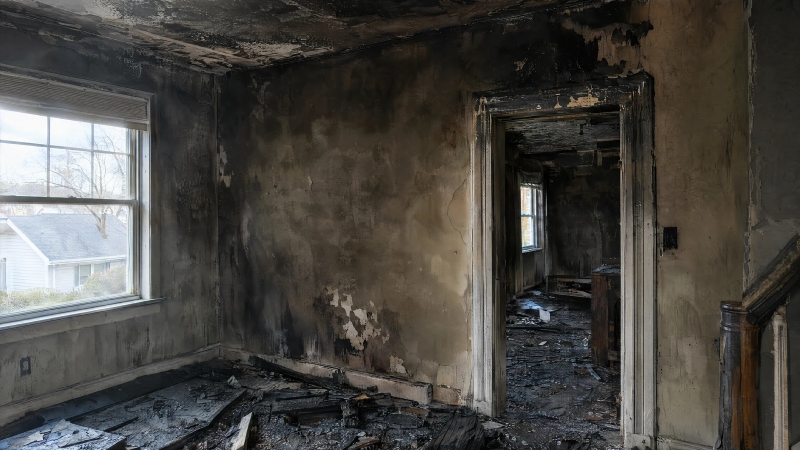
#> input picture blog-revamp-20261018/images/nj-household-fire-interior-hq-1600w.webp, 1600 x 900 px (shown at 1/2 size)
$ python bake_city_hero_establishing.py ../blog-revamp-20261018/images/nj-household-fire-interior-hq-1600w.webp out.png
#> lines starting #> are read from the running program, lines starting #| are printed output that depends on the picture
#!/usr/bin/env python3
"""Bake city-hero frames: true ultrawide cover crop. NO blur-fill / edge letterbox.

Usage:
  python3 bake_city_hero_establishing.py SRC.jpg OUT.jpg [--size 1920x960]
  python3 bake_city_hero_establishing.py SRC.jpg OUT.jpg --extract-sharp   # strip baked blur sides first
"""
from __future__ import annotations
import argparse
from pathlib import Path
from PIL import Image
import numpy as np


def sharp_cols(img: Image.Image) -> np.ndarray:
    g = np.asarray(img.convert("L"), dtype=np.float32)
    # horizontal gradient magnitude per column
    dx = np.abs(g[:, 1:] - g[:, :-1])
    return dx.mean(axis=0)


def extract_sharp_region(img: Image.Image, floor_ratio: float = 0.22) -> Image.Image:
    """Drop near-zero-detail left/right blur pillars if present."""
    cols = sharp_cols(img)
    # pad to width
    cols = np.concatenate([cols[:1], cols])
    med = float(np.median(cols[len(cols)//4 : 3*len(cols)//4]))
    thr = max(med * floor_ratio, 1.0)
    good = np.where(cols >= thr)[0]
    if good.size < img.width * 0.35:
        return img  # can't confidently detect; leave alone
    # expand a bit
    x0 = max(0, int(good[0]) - 2)
    x1 = min(img.width, int(good[-1]) + 3)
    if (x1 - x0) < img.width * 0.4:
        return img
    return img.crop((x0, 0, x1, img.height))


def cover_bake(src: Path, dest: Path, size=(1920, 960), extract_sharp: bool = False) -> None:
#> called with size = (1920, 960), extract_sharp = False
    W, H = size
    img = Image.open(src).convert("RGB")
#> img is the input picture: PIL image 1600x900 RGB; mean R, G, B 73.6, 71.2, 66.7
    if extract_sharp:
        img = extract_sharp_region(img)
    sw, sh = img.size
#> sw = 1600; sh = 900
    scale = max(W / sw, H / sh)
#> scale = 1.2
    nw, nh = int(round(sw * scale)), int(round(sh * scale))
#> nw = 1920; nh = 1080
    resized = img.resize((nw, nh), Image.Resampling.LANCZOS)
    left, top = (nw - W) // 2, (nh - H) // 2
#> left = 0; top = 60
    out = resized.crop((left, top, left + W, top + H))
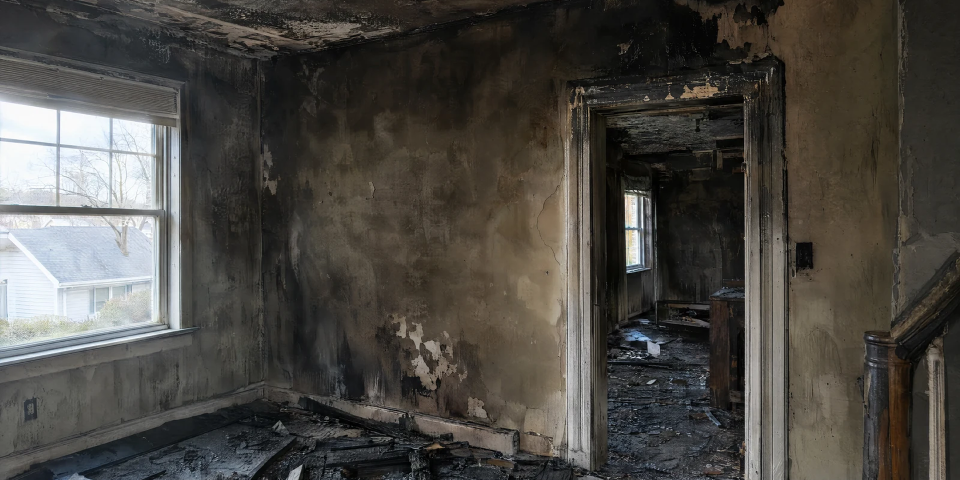
#> out: PIL image 1920x960 RGB (shown at 1/2 size); mean R, G, B 75, 72.4, 67.4
    dest.parent.mkdir(parents=True, exist_ok=True)
    out.save(dest, "JPEG", quality=90, optimize=True, progressive=True)
    print(f"OK {dest} {out.size} from {sw}x{sh} extract_sharp={extract_sharp}")
#| OK out.png (1920, 960) from 1600x900 extract_sharp=False


def main() -> None:
    ap = argparse.ArgumentParser()
    ap.add_argument("src", type=Path)
    ap.add_argument("dest", type=Path)
    ap.add_argument("--size", default="1920x960")
    ap.add_argument("--extract-sharp", action="store_true")
    # legacy no-ops so old callers don't break
    ap.add_argument("--zoom", type=float, default=None)
    ap.add_argument("--blur", type=int, default=None)
    args = ap.parse_args()
    w, h = map(int, args.size.lower().split("x"))
    cover_bake(args.src, args.dest, size=(w, h), extract_sharp=args.extract_sharp)


if __name__ == "__main__":
    main()
